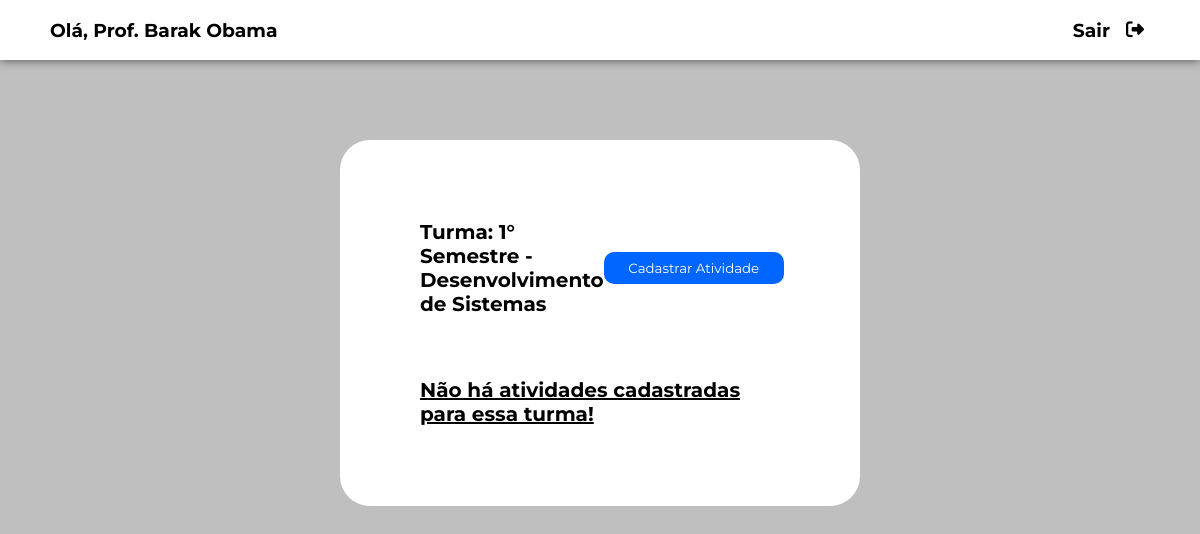
The page /tela_atividades/1 on the database its author committed.
### app_escola/models.py (models this page shows, shortened)
class Professor(models.Model):
    nome = models.CharField(max_length=120)
    email = models.CharField(max_length=120)
    senha = models.CharField(max_length=120)
    def __str__(self):
        return self.nome

class Turma(models.Model):
    nome_turma = models.CharField(max_length=120)
    id_professor = models.ForeignKey(Professor, null=True, on_delete=models.PROTECT)

### app_escola/views.py (the view)
# urls.py: path('tela_atividades/<int:id_turma>', views.tela_atividades, name='tela_atividades'),
def tela_atividades(request, id_turma):
    atividades_turma = Atividade.objects.filter(id_turma_id = id_turma)
    turma = Turma.objects.filter(pk=id_turma).first()
    return render(request, 'tela_atividades.html', {
        "atividades_turma": atividades_turma,
        "turma_id": id_turma,
        "nome_turma": turma.nome_turma,
        "nome": turma.id_professor
    })

### app_escola/templates/tela_atividades.html (shortened to what this page needs)
{% load static %}
<!Doctype HTML>
<html lang="pt-br">
<head>
	<link rel="stylesheet" type="text/css" href="{% static 'css/tela_atividades.css' %}">
</head>
<body>
	<header>
		<nav class="navbar">
			<h3> Olá, {{nome}} </h3>
			<div class="logout-container">
				<h3> Sair </h3>
				<a href="{%url 'login' %}"><button type="submit"><i class="fa-solid fa-right-from-bracket"></i></button></a>
			</div>
		</nav>
	</header>
	<div class="general-container">
		<div class="table-container">
			<div class="container-cadastro">
                <p> Turma: {{nome_turma}} </p>
				<a href="{% url 'cadastro_atividade' id_turma=turma_id %}"><button type="submit" class="btn-cadastro"> Cadastrar Atividade </button></a>
			</div>
			{% if atividades_turma %}
					<table>
						<thead>
							<th> ID </th>
							<th> Nome </th>
							<th> Arquivos </th>
						</thead>
						<tbody>
							{% for atividade in atividades_turma %}
								<tr>
									<td> {{ atividade.id }} </td>
									<td> {{ atividade.nome_atividade }} </td>
									{% if atividade.arquivo %}
									<td> <a href="../../{{atividade.arquivo}}">Arquivo </a></td>
									{% else %}
									<td> Não há arquivos </td>
									{% endif %}
								</tr>
							{% endfor %}
						</tbody>
					</table>
			{% else %}
				<div style="display: flex; justify-content: center; margin-top: 30px;">
					<p style="font-size: 20px; font-weight: bold; text-decoration: underline;"> Não há atividades cadastradas para essa turma!</p>
				</div>
			{% endif %}
            </div>
		</div>
</body>
</html>

### app_escola/static/css/tela_atividades.css (style rules this page uses)
* { font-family: 'Montserrat', sans-serif; margin: 0; }
body { background-color: #bfbfbf; }
nav { width: 100vw; background-color: white; display: flex; justify-content: space-between; height: 60px; align-items: center; box-shadow: 0 0 10px rgba(0,0,0,0.6); }
nav h3 { margin-left: 50px; }
.logout-container { display: flex; margin-right: 50px; align-items: center; gap: 10px; }
.logout-container button { background: none; cursor: pointer; border: none; }
.logout-container button i { font-size: 18px; }
.general-container { display: flex; justify-content: center; margin-top: 5rem; }
.table-container { background-color: white; padding: 5rem; border-radius: 30px; display: flex; flex-direction: column; width: 30%; }
.container-cadastro { display: flex; justify-content: space-between; padding-bottom: 2rem; align-items: center; }
.container-cadastro p { font-weight: bold; font-size: 20px; word-wrap: break-word; max-width: 200px; }
.btn-cadastro, .btn-excluir, .btn-visualizar { padding: 8px; border-radius: 10px; border: none; color: white; cursor: pointer; }
.btn-cadastro { width: 180px; background-color: #0066ff; }

### rows shown on the page
Professor: nome "Prof. Barak Obama"
Turma: nome_turma "1° Semestre - Desenvolvimento de Sistemas"
